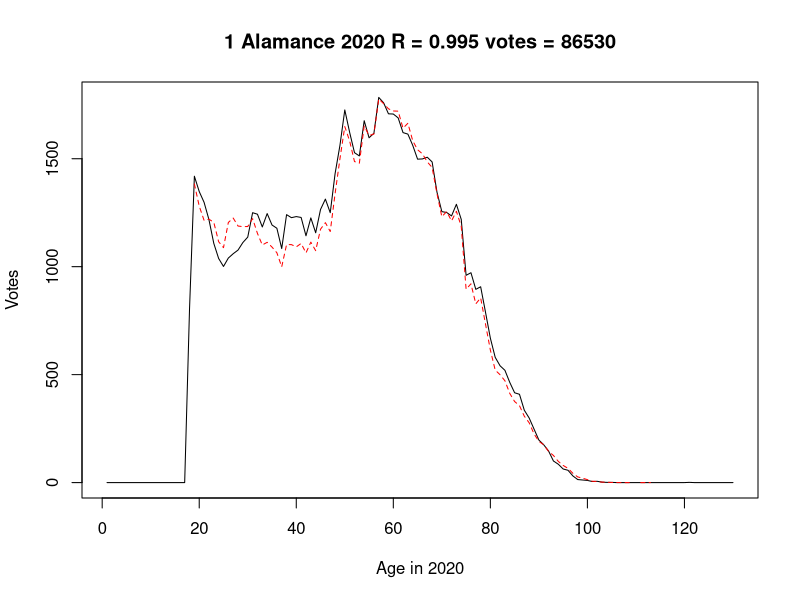
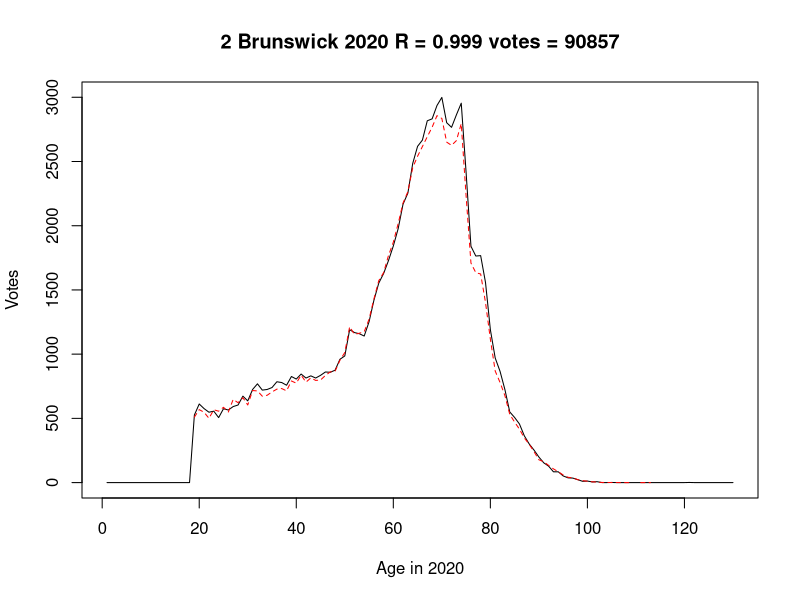
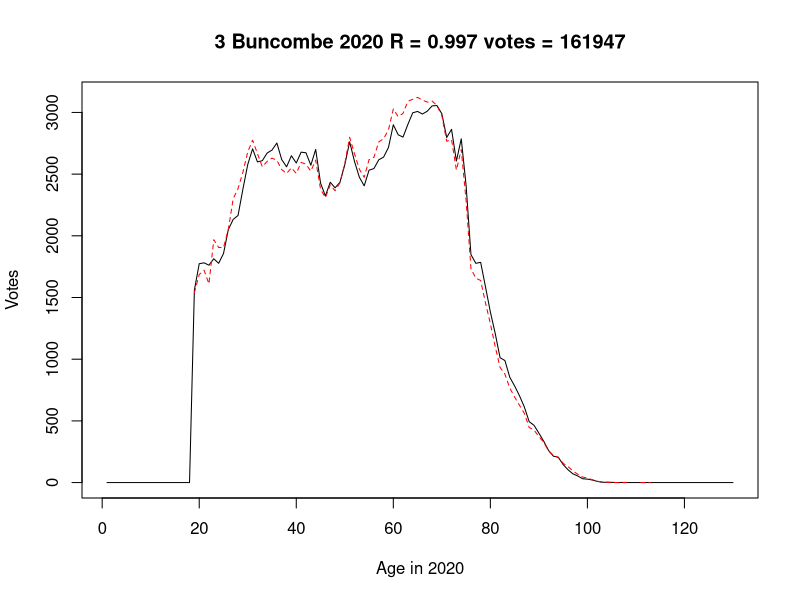
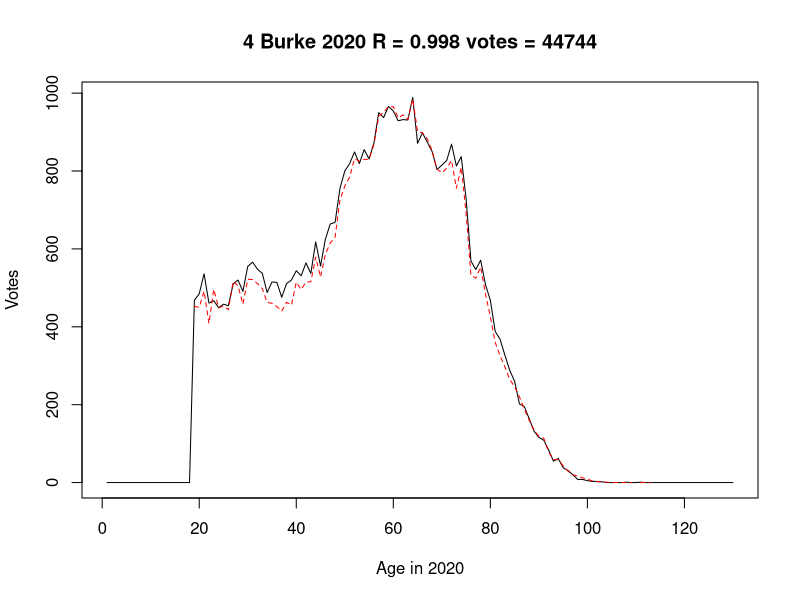
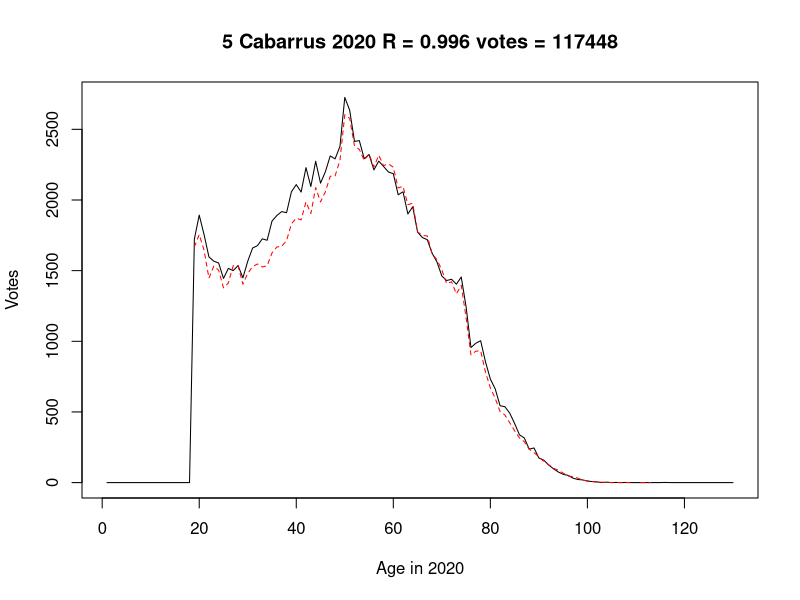
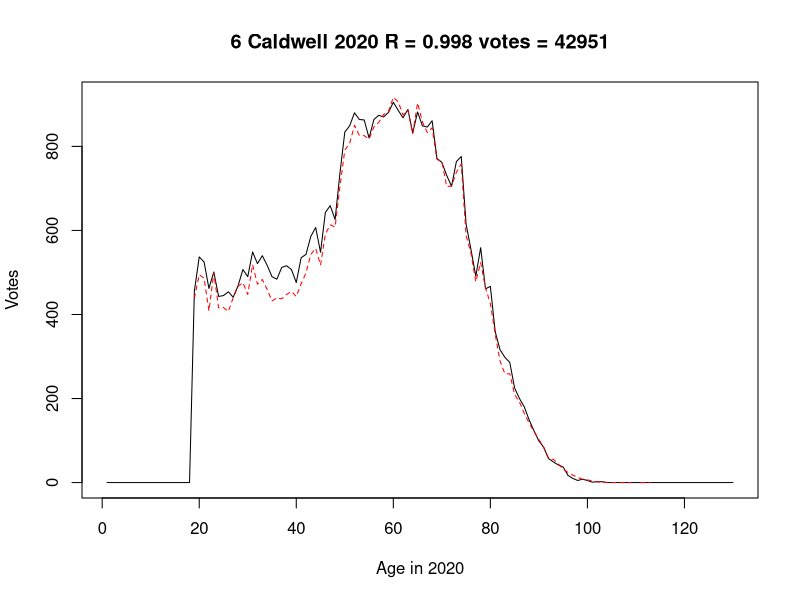
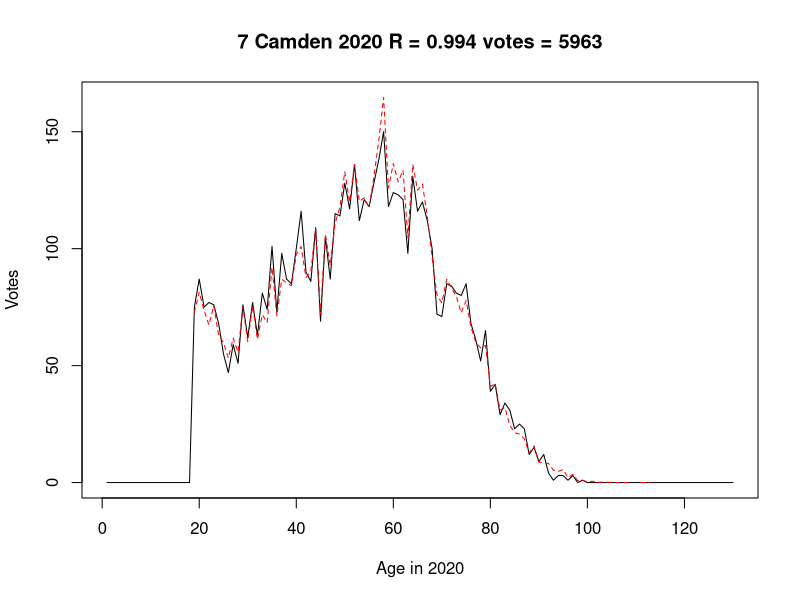
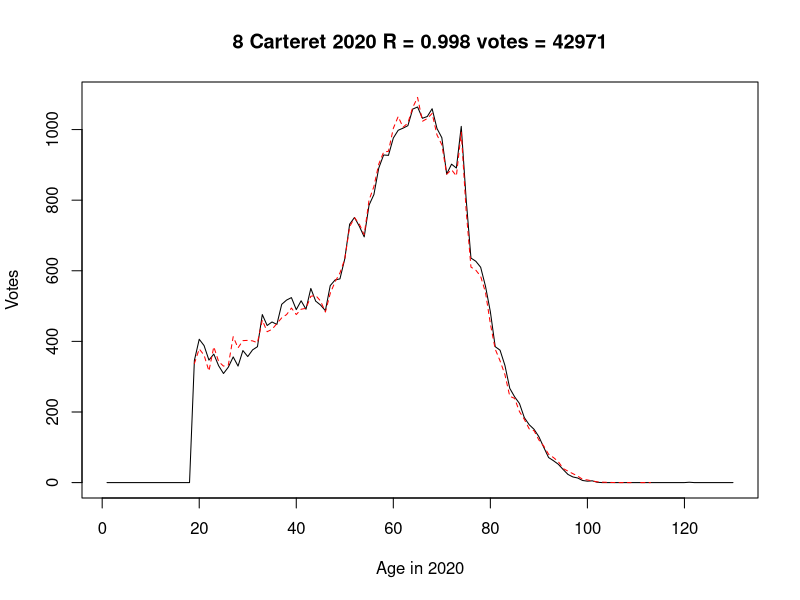

Reproduce these figures in R, in order. (Note: this script raises an error after producing the figures.)
library(reshape2) # for the melt command

fit_model <- function(votes, registrations, degrees, sample_count) {
    ratios <- votes/registrations
    x <- rep(1:dim(ratios)[2], sample_count)
    y <- melt(t(ratios[sample(1:dim(ratios)[1],30),]))[,3]
    fit <- lm(y ~ poly(x, degrees), na.action=na.exclude)
}

counties <- unlist(read.table('results/counties.txt', stringsAsFactors=FALSE))

plot_graph <- function(year, votes, registrations, fit) {
    for(i in 1:dim(votes)[1]) {
        county_id <- i
        county <- counties[i]
        
        truth <- unlist(votes[i,])
        pred <- unlist(fitted(fit)[1:130]*registrations[i,1:dim(registrations)[2]])
        r_val <- cor.test(truth, pred)$estimate
        
        png(paste('images/',year,'/',substr(format(round(r_val,3),nsmall=3),1,5),'-',county_id,'-',county,'-',year,'.png',sep=''))
	matplot(t(rbind(truth, pred)), type='l', col=c('black', 'red'), ylab='Votes', xlab='Age in 2020')
        title(paste(county_id,county,year,'R =',round(r_val,3),'votes =',sum(truth)))
        tmp <- dev.off()
    }
}

registrations_2020 <- read.table('results/registrations_2020.txt')
registrations_2016 <- read.table('results/registrations_2016.txt')
registrations_2012 <- read.table('results/registrations_2012.txt')

votes_2020 <- read.table('results/votes_2020.txt')
votes_2016 <- read.table('results/votes_2016.txt')
votes_2012 <- read.table('results/votes_2012.txt')

poly_deg <- 6
sample_count <- 30
fit_2020 <- fit_model(votes_2020, registrations_2020, poly_deg, sample_count)
fit_2016 <- fit_model(votes_2016, registrations_2016, poly_deg, sample_count)
fit_2012 <- fit_model(votes_2012, registrations_2012, poly_deg, sample_count)

plot_graph('2020', votes_2020, registrations_2020, fit_2020)
plot_graph('2016', votes_2016, registrations_2016, fit_2016)
plot_graph('2012', votes_2012, registrations_2012, fit_2012)
